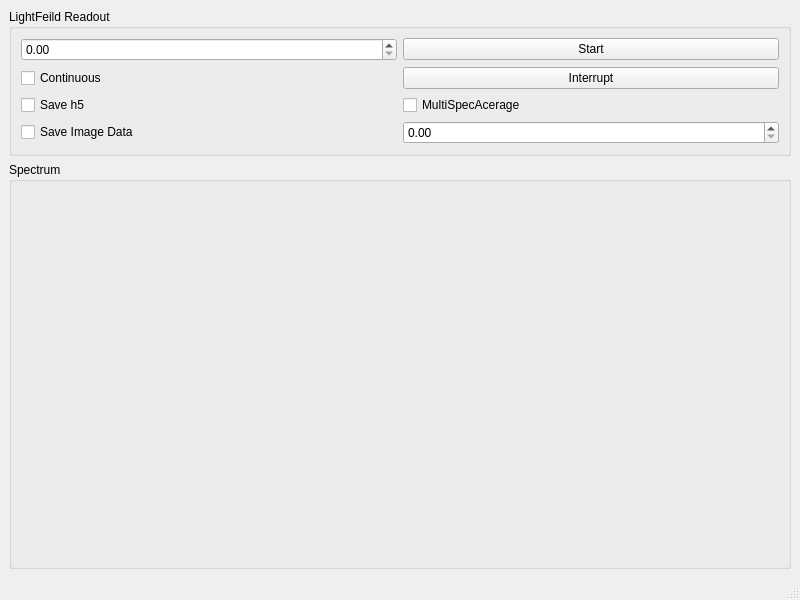
<?xml version="1.0" encoding="UTF-8"?>
<ui version="4.0">
 <class>APDOptmizerWindow</class>
 <widget class="QMainWindow" name="APDOptmizerWindow">
  <property name="geometry">
   <rect>
    <x>0</x>
    <y>0</y>
    <width>800</width>
    <height>600</height>
   </rect>
  </property>
  <property name="windowTitle">
   <string>APD Optimizer</string>
  </property>
  <widget class="QWidget" name="centralwidget">
   <layout class="QVBoxLayout" name="verticalLayout" stretch="0,1">
    <item>
     <widget class="QGroupBox" name="control_groupBox">
      <property name="title">
       <string>LightFeild Readout</string>
      </property>
      <layout class="QGridLayout" name="gridLayout">
       <item row="0" column="0">
        <widget class="QDoubleSpinBox" name="int_time_doubleSpinBox"/>
       </item>
       <item row="0" column="1">
        <widget class="QPushButton" name="start_pushButton">
         <property name="text">
          <string>Start</string>
         </property>
        </widget>
       </item>
       <item row="1" column="0">
        <widget class="QCheckBox" name="continuous_checkBox">
         <property name="text">
          <string>Continuous</string>
         </property>
        </widget>
       </item>
       <item row="2" column="0">
        <widget class="QCheckBox" name="save_h5_checkBox">
         <property name="text">
          <string>Save h5</string>
         </property>
        </widget>
       </item>
       <item row="1" column="1">
        <widget class="QPushButton" name="interrupt_pushButton">
         <property name="text">
          <string>Interrupt</string>
         </property>
        </widget>
       </item>
       <item row="3" column="0">
        <widget class="QCheckBox" name="save_image_checkBox">
         <property name="text">
          <string>Save Image Data</string>
         </property>
        </widget>
       </item>
       <item row="2" column="1">
        <widget class="QCheckBox" name="MultiSpecAvg_checkBox">
         <property name="text">
          <string>MultiSpecAcerage</string>
         </property>
        </widget>
       </item>
       <item row="3" column="1">
        <widget class="QDoubleSpinBox" name="MultiSpecAvg_Number_doubleSpinBox"/>
       </item>
      </layout>
     </widget>
    </item>
    <item>
     <widget class="QGroupBox" name="plot_groupBox">
      <property name="title">
       <string>Spectrum</string>
      </property>
      <layout class="QVBoxLayout" name="verticalLayout_2"/>
     </widget>
    </item>
   </layout>
  </widget>
  <widget class="QMenuBar" name="menubar">
   <property name="geometry">
    <rect>
     <x>0</x>
     <y>0</y>
     <width>800</width>
     <height>21</height>
    </rect>
   </property>
  </widget>
  <widget class="QStatusBar" name="statusbar"/>
 </widget>
 <resources/>
 <connections/>
</ui>
